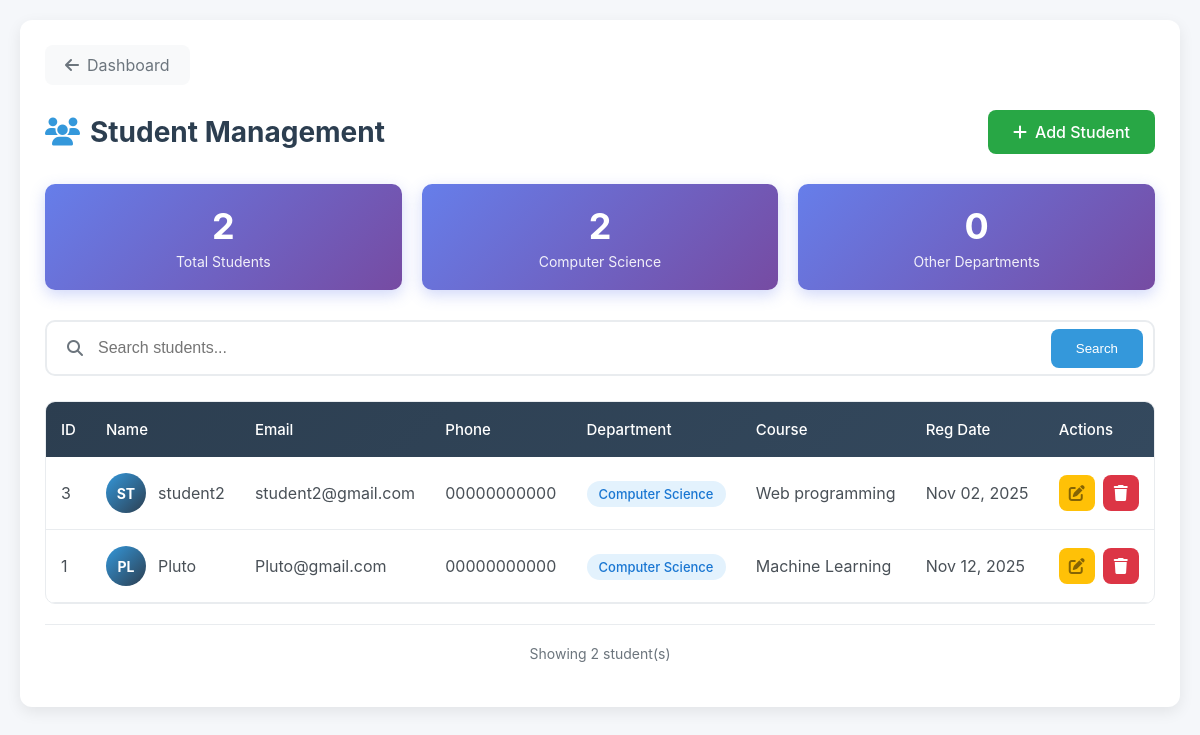
The page /Admin/view_students.php (signed in) on the database its author committed.
### tables this page shows
CREATE TABLE `students` (
  `id` int(11) NOT NULL,
  `admin_id` int(11) NOT NULL,
  `name` varchar(100) NOT NULL,
  `username` varchar(50) NOT NULL,
  `email` varchar(100) NOT NULL,
  `phone` varchar(20) NOT NULL,
  `password` varchar(255) NOT NULL,
  `department` varchar(100) NOT NULL,
  `course` varchar(100) NOT NULL,
  `address` varchar(255) DEFAULT NULL,
  `profile_picture` varchar(255) DEFAULT NULL,
  `registration_date` date NOT NULL,
  `created_at` timestamp NOT NULL DEFAULT current_timestamp(),
  `role` varchar(50) DEFAULT 'student'
);

### Admin/view_students.php (the view, shortened to what this page needs)
<?php
include("../db_connect.php");
$search = "";
if (isset($_GET['search']) && !empty($_GET['search'])) {
    $search = trim($_GET['search']);
    $stmt = $conn->prepare("SELECT * FROM students WHERE name LIKE ? OR email LIKE ? OR department LIKE ? OR course LIKE ? ORDER BY id DESC");
    $search_param = "%$search%";
    $stmt->bind_param("ssss", $search_param, $search_param, $search_param, $search_param);
} else {
    $stmt = $conn->prepare("SELECT * FROM students ORDER BY id DESC");
}
$stmt->execute();
$result = $stmt->get_result();
$total_students = $conn->query("SELECT COUNT(*) as total FROM students")->fetch_assoc()['total'];
$cs_students = $conn->query("SELECT COUNT(*) as total FROM students WHERE department = 'Computer Science'")->fetch_assoc()['total'];
?>
<!DOCTYPE html>
<html lang="en">
<head>
    <link rel="stylesheet" href="Css/view_students.css">
    <link rel="stylesheet" href="https://cdnjs.cloudflare.com/ajax/libs/font-awesome/6.4.0/css/all.min.css">
</head>
<body>
    <div class="container">
        <a href="index.php" class="back-btn"><i class="fas fa-arrow-left"></i> Dashboard</a>
        <div class="header">
            <h2><i class="fas fa-users"></i> Student Management</h2>
            <a href="add_student.php" class="add-btn"><i class="fas fa-plus"></i> Add Student</a>
        </div>
        <div class="stats">
            <div class="stat-card">
                <div class="stat-number"><?php echo $total_students; ?></div>
                <div class="stat-label">Total Students</div>
            </div>
            <div class="stat-card">
                <div class="stat-number"><?php echo $cs_students; ?></div>
                <div class="stat-label">Computer Science</div>
            </div>
            <div class="stat-card">
                <div class="stat-number"><?php echo $total_students - $cs_students; ?></div>
                <div class="stat-label">Other Departments</div>
            </div>
        </div>
        <form method="GET" class="search-form">
            <div class="search-box">
                <i class="fas fa-search"></i>
                <input type="text" name="search" value="<?php echo htmlspecialchars($search); ?>" placeholder="Search students...">
                <button type="submit">Search</button>
            </div>
        </form>
        <div class="table-container">
            <?php if ($result->num_rows > 0): ?>
                <table>
                    <thead>
                        <tr>
                            <th>ID</th>
                            <th>Name</th>
                            <th>Email</th>
                            <th>Phone</th>
                            <th>Department</th>
                            <th>Course</th>
                            <th>Reg Date</th>
                            <th>Actions</th>
                        </tr>
                    </thead>
                    <tbody>
                        <?php while ($student = $result->fetch_assoc()): ?>
                            <tr>
                                <td><?php echo $student['id']; ?></td>
                                <td>
                                    <div class="student-info">
                                        <div class="avatar"><?php echo strtoupper(substr($student['name'], 0, 2)); ?></div>
                                        <span><?php echo htmlspecialchars($student['name']); ?></span>
                                    </div>
                                </td>
                                <td><?php echo htmlspecialchars($student['email']); ?></td>
                                <td><?php echo htmlspecialchars($student['phone']); ?></td>
                                <td><span class="dept-badge"><?php echo htmlspecialchars($student['department']); ?></span></td>
                                <td><?php echo htmlspecialchars($student['course']); ?></td>
                                <td><?php echo date('M d, Y', strtotime($student['registration_date'])); ?></td>
                                <td>
                                    <div class="actions">
                                        <a href="edit_student.php?id=<?php echo $student['id']; ?>" class="btn edit"><i class="fas fa-edit"></i></a>
                                        <a href="delete_student.php?id=<?php echo $student['id']; ?>" class="btn delete" onclick="return confirm('Delete this student?')"><i class="fas fa-trash"></i></a>
                                    </div>
                                </td>
                            </tr>
                        <?php endwhile; ?>
                    </tbody>
                </table>
            <?php endif; ?>
        </div>
        <?php if ($result->num_rows > 0): ?>
            <div class="footer">Showing <?php echo $result->num_rows; ?> student(s)</div>
        <?php endif; ?>
    </div>
</body>
</html>

### Admin/Css/view_students.css (style rules this page uses)
* { margin: 0; padding: 0; box-sizing: border-box; }
body { font-family: -apple-system, BlinkMacSystemFont, 'Segoe UI', Roboto, sans-serif; background: #f5f7fa; padding: 20px; min-height: 100vh; }
.container { max-width: 1200px; margin: 0 auto; background: white; border-radius: 12px; padding: 25px; box-shadow: 0 5px 15px rgba(0,0,0,0.08); }
.back-btn { display: inline-flex; align-items: center; gap: 8px; color: #6c757d; text-decoration: none; padding: 10px 20px; border-radius: 8px; background: #f8f9fa; margin-bottom: 25px; transition: 0.3s; }
.header { display: flex; justify-content: space-between; align-items: center; margin-bottom: 30px; flex-wrap: wrap; gap: 15px; }
.header h2 { color: #2c3e50; display: flex; align-items: center; gap: 10px; font-size: 28px; }
.header h2 i { color: #3498db; }
.add-btn { background: #28a745; color: white; padding: 12px 25px; border-radius: 8px; text-decoration: none; display: flex; align-items: center; gap: 8px; font-weight: 500; transition: 0.3s; }
.stats { display: grid; grid-template-columns: repeat(auto-fit, minmax(200px, 1fr)); gap: 20px; margin-bottom: 30px; }
.stat-card { background: linear-gradient(135deg, #667eea 0%, #764ba2 100%); color: white; padding: 20px; border-radius: 10px; text-align: center; box-shadow: 0 5px 15px rgba(102, 126, 234, 0.3); }
.stat-number { font-size: 36px; font-weight: bold; margin-bottom: 5px; }
.stat-label { opacity: 0.9; font-size: 14px; }
.search-form { margin-bottom: 25px; }
.search-box { display: flex; align-items: center; background: white; border: 2px solid #e9ecef; border-radius: 10px; padding: 5px; transition: 0.3s; }
.search-box i { color: #6c757d; margin: 0 15px; }
.search-box input { flex: 1; border: none; padding: 12px 0; font-size: 16px; outline: none; }
.search-box button { background: #3498db; color: white; border: none; padding: 12px 25px; border-radius: 8px; cursor: pointer; font-weight: 500; margin: 0 5px; transition: 0.3s; }
.table-container { overflow-x: auto; border-radius: 10px; border: 1px solid #e9ecef; }
table { width: 100%; border-collapse: collapse; min-width: 800px; }
thead { background: linear-gradient(135deg, #2c3e50 0%, #34495e 100%); color: white; }
th { padding: 18px 15px; text-align: left; font-weight: 500; font-size: 15px; }
tbody tr { border-bottom: 1px solid #e9ecef; transition: 0.3s; }
td { padding: 16px 15px; color: #495057; }
.student-info { display: flex; align-items: center; gap: 12px; }
.avatar { width: 40px; height: 40px; background: linear-gradient(135deg, #3498db 0%, #2c3e50 100%); border-radius: 50%; display: flex; align-items: center; justify-content: center; color: white; font-weight: bold; font-size: 14px; flex-shrink: 0; }
.dept-badge { background: #e3f2fd; color: #1976d2; padding: 5px 12px; border-radius: 20px; font-size: 13px; font-weight: 500; }
.actions { display: flex; gap: 8px; }
.btn { width: 36px; height: 36px; border-radius: 8px; display: flex; align-items: center; justify-content: center; text-decoration: none; transition: 0.3s; }
.edit { background: #ffc107; color: #856404; }
.delete { background: #dc3545; color: white; }
.footer { text-align: center; color: #6c757d; padding: 20px; font-size: 14px; border-top: 1px solid #e9ecef; margin-top: 20px; }

### rows shown on the page
students: id "3", name "ST", name "student2", email "student2@gmail.com", phone "00000000000", department "Computer Science", course "Web programming", registration_date "Nov 02, 2025"
students: id "1", name "PL", name "Pluto", email "Pluto@gmail.com", phone "00000000000", department "Computer Science", course "Machine Learning", registration_date "Nov 12, 2025"

### other values the page prints
$total_students "2"
$cs_students "2"
$total_students - $cs_students "0"
$result->num_rows "2"
